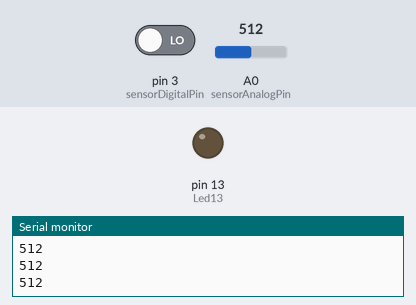
Simulated run of this sketch. Board: Arduino Uno, built with avr-gcc and run on an emulated ATmega328P. On the bench: output pins drawn as LEDs (lit = HIGH), the last lines printed to the serial monitor. The test bench sets the inputs (shaded band); at power-on: pin 3 (sensorDigitalPin) LOW, A0 (sensorAnalogPin) = 512.

Above: at 1.3 s.
1.4 s: pin 3 (sensorDigitalPin) driven HIGH
At 1.8 s:
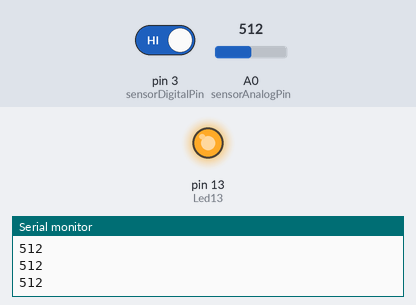
3.0 s: pin 3 (sensorDigitalPin) driven LOW
At 4.2 s:
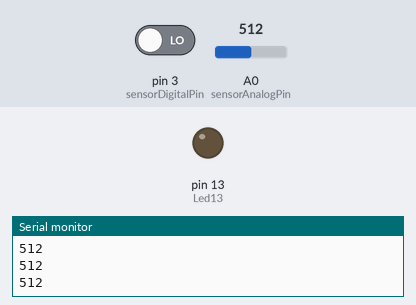
Timing chart, 0 to 6.0 s (numbered marks = the images above; inputs shaded):
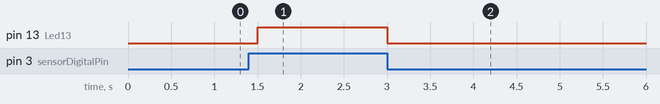

Measured:
- after the input at 1.4 s, pin 13 (Led13): LOW → HIGH after 0.10 s
- after the input at 3.0 s, pin 13 (Led13): HIGH → LOW at once

The sketch:

Sound_Sensor.ino
```cpp
// www.elegoo.com
// 2018.10.24
/*
  LED1 should be lit, showing power. LED2 indicates sound input, and the sensitivity is adjusted by potentiometer.
  There is a tiny screw on the blue potentiometer block that you can use for adjustment. Turning that
  clockwise lowers the potentiometer value, while counter-clockwise raises the potentiometer value.
  Use the potentiometer to adjust the Sound Sensor sensitivity. Turn the potentiometer
  several rotations until you see the LED2 extinguish (or just faintly blink). This might be slightly greater than
  500, if you are also watching Serial Monitor (inital adjustment), or, Serial Plotter (the latter is prefererd for observation).
  Special thanks to user CRomer, for his input and hard work!
*/

int  sensorAnalogPin = A0;    // Select the Arduino input pin to accept the Sound Sensor's analog output
int  sensorDigitalPin = 3;    // Select the Arduino input pin to accept the Sound Sensor's digital output
int  analogValue = 0;         // Define variable to store the analog value coming from the Sound Sensor
int  digitalValue;            // Define variable to store the digital value coming from the Sound Sensor
int  Led13 = 13;              // Define LED port; this is the LED built in to the Arduino (labled L)
                              // When D0 from the Sound Sensor (connnected to pin 7 on the
                              // Arduino) sends High (voltage present), L will light. In practice, you
                              // should see LED13 on the Arduino blink when LED2 on the Sensor is 100% lit.


void setup()
{
  Serial.begin(9600);               // The IDE settings for Serial Monitor/Plotter (preferred) must match this speed
  pinMode(sensorDigitalPin,INPUT);  // Define pin 7 as an input port, to accept digital input
  pinMode(Led13,OUTPUT);            // Define LED13 as an output port, to indicate digital trigger reached
}

void loop(){
  analogValue = analogRead(sensorAnalogPin); // Read the value of the analog interface A0 assigned to digitalValue
  digitalValue=digitalRead(sensorDigitalPin); // Read the value of the digital interface 7 assigned to digitalValue
  Serial.println(analogValue); // Send the analog value to the serial transmit interface

  if(digitalValue==HIGH)      // When the Sound Sensor sends signla, via voltage present, light LED13 (L)
  {
    digitalWrite(Led13,HIGH);
  }
  else
  {
    digitalWrite(Led13,LOW);
  }

  delay(500);                  // Slight pause so that we don't overwhelm the serial interface
}
```
